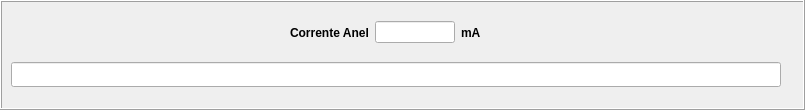
          <widget class="QFrame" name="frame_6">
           <property name="minimumSize">
            <size>
             <width>805</width>
             <height>110</height>
            </size>
           </property>
           <property name="maximumSize">
            <size>
             <width>805</width>
             <height>110</height>
            </size>
           </property>
           <property name="frameShape">
            <enum>QFrame::Box</enum>
           </property>
           <property name="frameShadow">
            <enum>QFrame::Raised</enum>
           </property>
           <widget class="PyDMLineEdit" name="PyDMLineEdit_39">
            <property name="geometry">
             <rect>
              <x>11</x>
              <y>62</y>
              <width>770</width>
              <height>25</height>
             </rect>
            </property>
            <property name="minimumSize">
             <size>
              <width>770</width>
              <height>25</height>
             </size>
            </property>
            <property name="maximumSize">
             <size>
              <width>770</width>
              <height>25</height>
             </size>
            </property>
            <property name="toolTip">
             <string/>
            </property>
            <property name="whatsThis">
             <string>
    Writeable text field to send and display channel values
    </string>
            </property>
           </widget>
           <widget class="QWidget" name="widget_12" native="true">
            <property name="geometry">
             <rect>
              <x>290</x>
              <y>10</y>
              <width>237</width>
              <height>45</height>
             </rect>
            </property>
            <property name="minimumSize">
             <size>
              <width>237</width>
              <height>45</height>
             </size>
            </property>
            <property name="maximumSize">
             <size>
              <width>237</width>
              <height>45</height>
             </size>
            </property>
            <layout class="QVBoxLayout" name="verticalLayout_11">
             <item>
              <layout class="QHBoxLayout" name="horizontalLayout_38">
               <item>
                <widget class="PyDMLabel" name="PyDMLabel_92">
                 <property name="font">
                  <font>
                   <weight>75</weight>
                   <bold>true</bold>
                  </font>
                 </property>
                 <property name="toolTip">
                  <string/>
                 </property>
                 <property name="whatsThis">
                  <string/>
                 </property>
                 <property name="text">
                  <string>Corrente Anel</string>
                 </property>
                </widget>
               </item>
               <item>
                <widget class="PyDMLineEdit" name="PyDMLineEdit_40">
                 <property name="maximumSize">
                  <size>
                   <width>80</width>
                   <height>16777215</height>
                  </size>
                 </property>
                 <property name="toolTip">
                  <string/>
                 </property>
                 <property name="whatsThis">
                  <string>
    Writeable text field to send and display channel values
    </string>
                 </property>
                 <property name="readOnly">
                  <bool>true</bool>
                 </property>
                </widget>
               </item>
               <item>
                <widget class="PyDMLabel" name="PyDMLabel_93">
                 <property name="font">
                  <font>
                   <weight>75</weight>
                   <bold>true</bold>
                  </font>
                 </property>
                 <property name="toolTip">
                  <string/>
                 </property>
                 <property name="whatsThis">
                  <string/>
                 </property>
                 <property name="text">
                  <string>mA</string>
                 </property>
                </widget>
               </item>
              </layout>
             </item>
            </layout>
           </widget>
          </widget>
